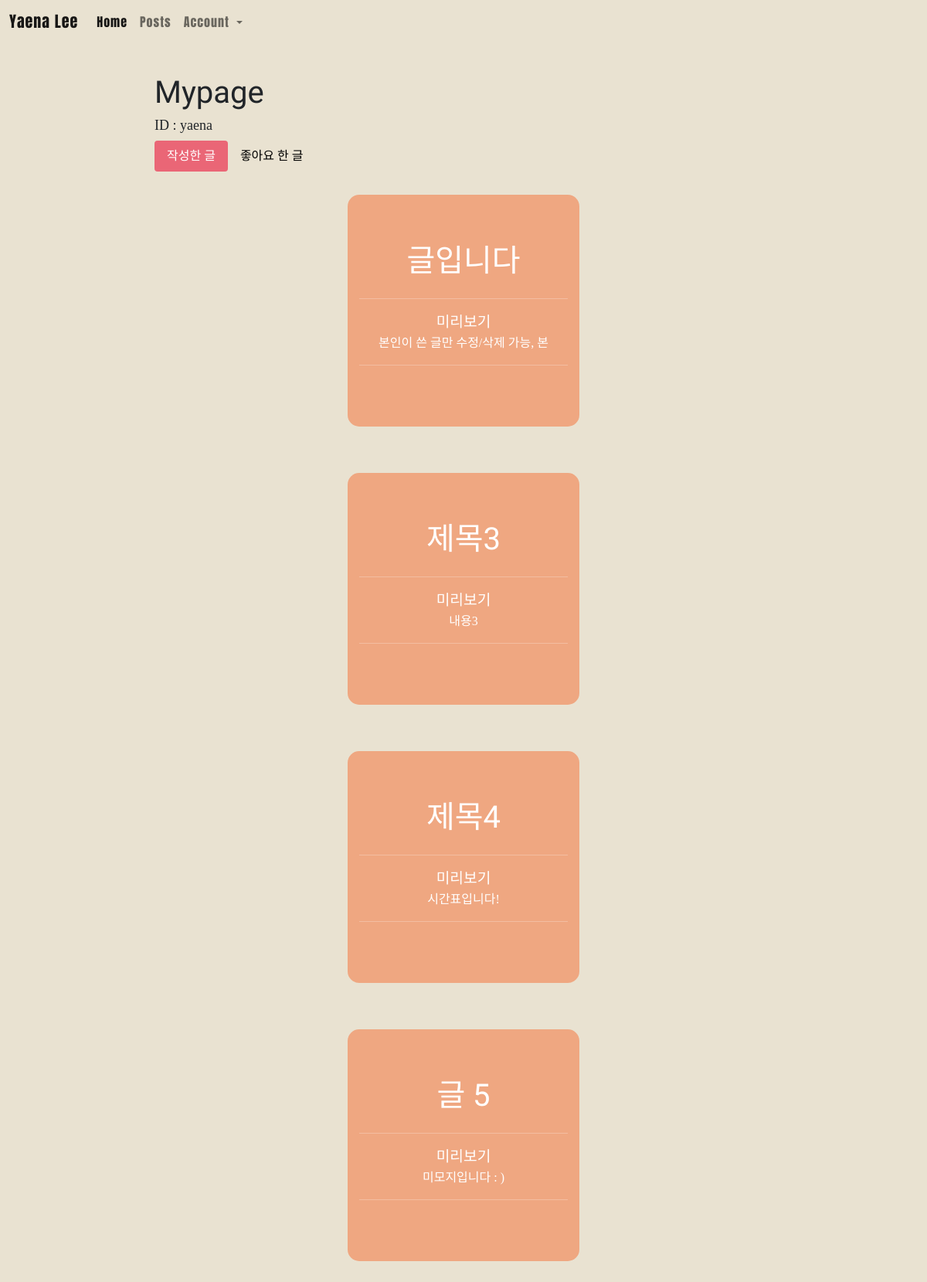
/users/mypage/ (signed in), run on an earlier commit of the app's database.
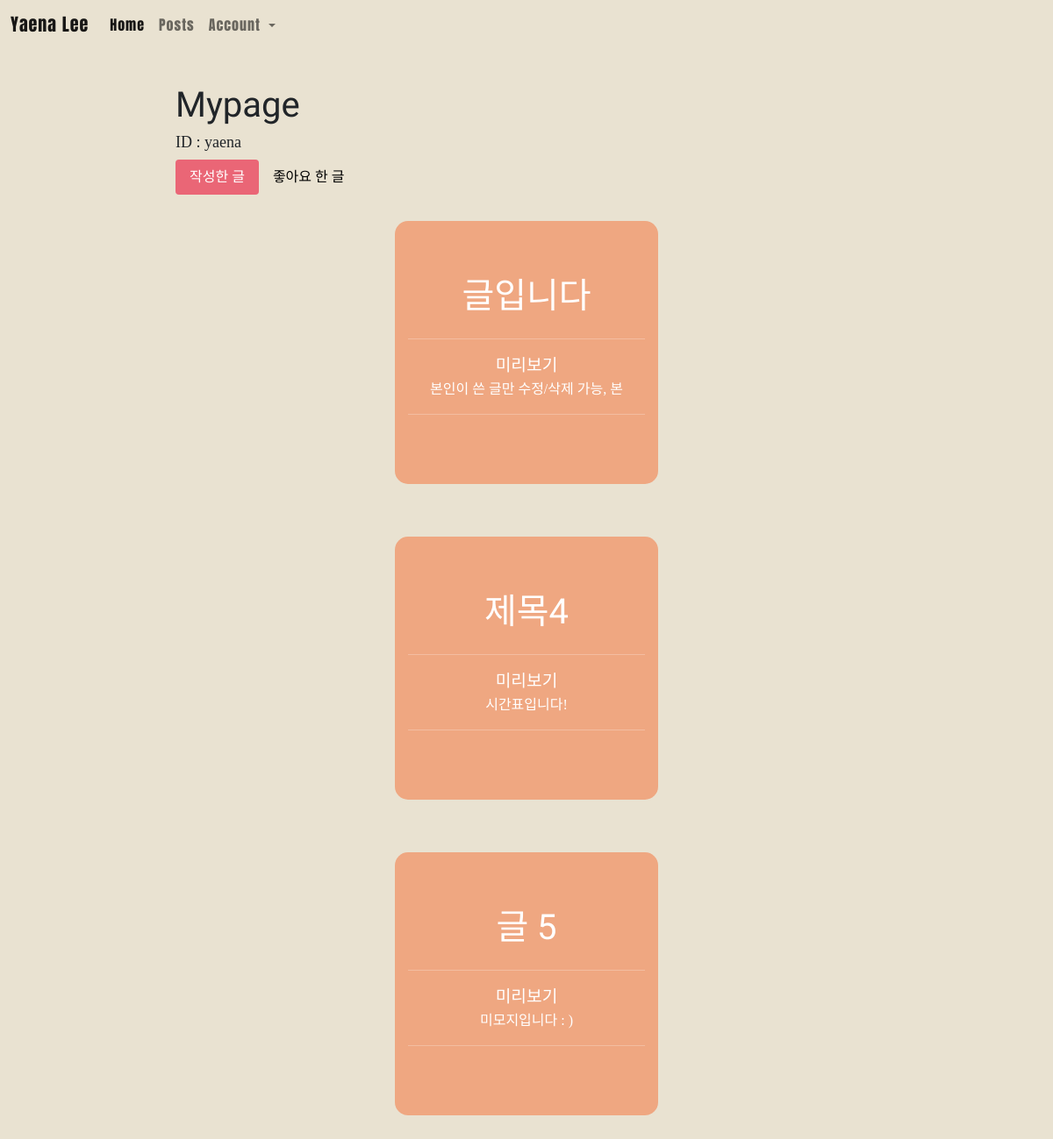
And on a later commit of the database.
### main/models.py (models this page shows, shortened)
class Post(models.Model):
    title = models.CharField(max_length=200)
    writer = models.ForeignKey(User,on_delete=models.CASCADE)
    pub_date = models.DateTimeField()
    body = models.TextField()
    image = models.ImageField(upload_to = 'post/', blank = True, null = True)
    like_user_set = models.ManyToManyField(User, blank=True, related_name='likes_user_set',through='Like')
    dislike_user_set = models.ManyToManyField(User, blank=True, related_name='dislikes_user_set',through='Dislike')
    def summary(self):
        return self.body[:20]

### users/views.py (the view)
# urls.py: path('mypage/',mypage,name="mypage"),
def mypage(request):
    user = request.user
    posts = Post.objects.filter(writer=user)
    return render(request,'users/mypage.html',{'posts':posts})

### users/templates/users/mypage.html (shortened to what this page needs)
{% extends 'base.html' %}
{% load static %}
{% block content %}
{% include 'shared/_navbar2.html' %}
<br><br><br><br>
<h1 style="margin-left: 200px;">Mypage</h1>
    <h4 style="margin-left: 200px;font-family: dream;font-size: 18px;">ID : {{user.username}}</h2>
        <ul class="nav nav-pills" style="margin-left: 200px; font-family: dream;">
            <li class="nav-item">
              <a class="nav-link active" href="{% url 'users:mypage' %}">작성한 글</a>
            </li>
            <li class="nav-item">
                <a class="nav-link" href="{% url 'users:mypage2' %}" style="color:black">좋아요 한 글</a>
              </li>
        </ul>
    <div  id = "post_container">
        {% for post in posts %}
        <a href = "{% url 'main:detail' post.id %}" style="text-decoration: none;cursor:default">
            <div id = "post_box" style="cursor:pointer; text-align: center;">
                <h1>{{post.title}}</h1>
                <hr style="width: 90%;margin-left: auto;margin-right: auto;">
                <p style="margin:0 ;font-size:larger;">미리보기</p>
                <h7>{{post.summary}}</h7>
                <hr style="width: 90%;margin-left: auto;margin-right: auto;">
            </div>
        </a>
        {% endfor %}
    </div>
{% endblock %}

What changed in the data, as far as the page shows it:
removed Post: title "제목3", summary "내용3"
